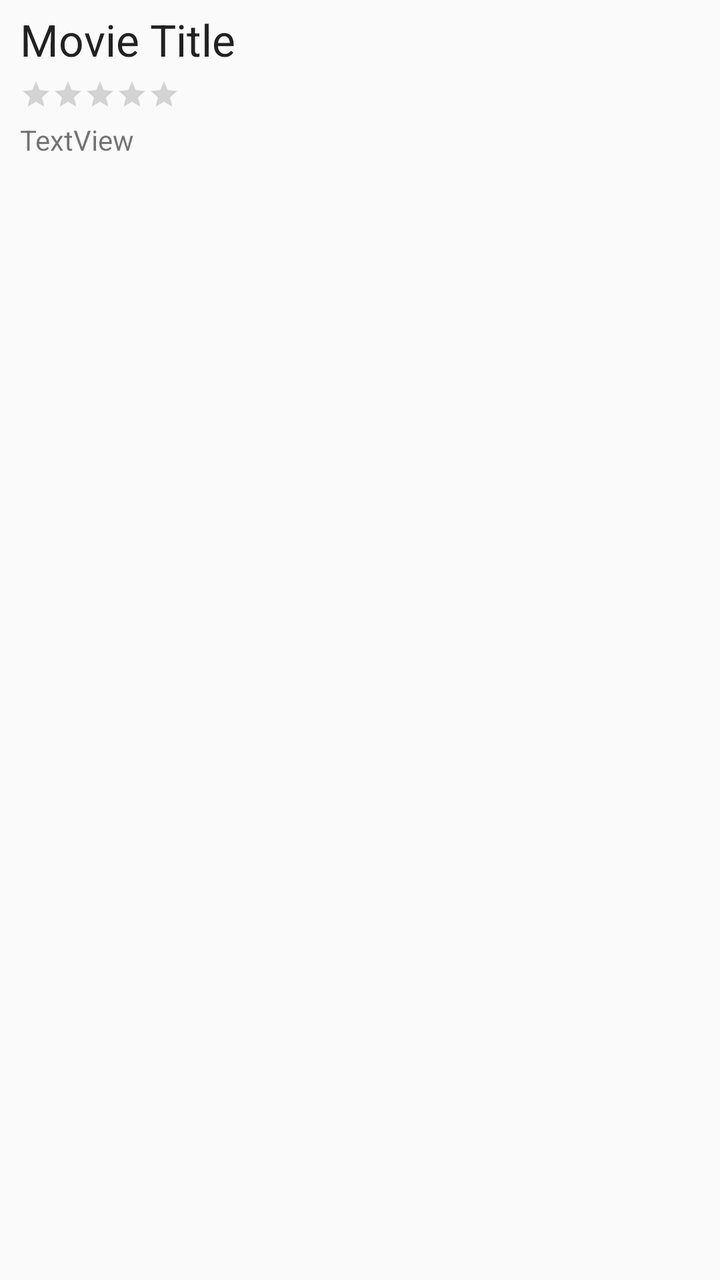
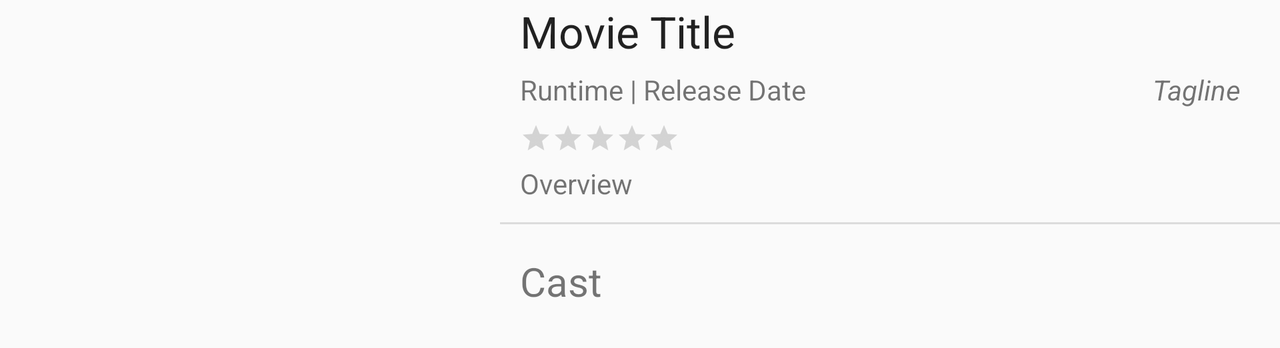

Two renders of one Android screen. The first uses the default layout on a phone; the second uses the alternative layout the repository ships for a different screen configuration, on a matching device. The two XML files are below.
<!-- AndroidManifest.xml: application theme Theme.Flixster -->
<!-- res/layout/activity_movie_details.xml -->
<?xml version="1.0" encoding="utf-8"?>
<RelativeLayout xmlns:android="http://schemas.android.com/apk/res/android"
    xmlns:app="http://schemas.android.com/apk/res-auto"
    xmlns:tools="http://schemas.android.com/tools"
    android:layout_width="match_parent"
    android:layout_height="match_parent"
    android:isScrollContainer="true"
    android:scrollbars="vertical"
    tools:context="com.codepath.flicks.MovieDetailsActivity">

    <TextView
        android:id="@+id/tvTitle"
        android:layout_width="wrap_content"
        android:layout_height="wrap_content"
        android:layout_below="@+id/ivBackdrop"
        android:layout_alignParentStart="true"
        android:layout_alignParentLeft="true"
        android:layout_alignParentEnd="true"
        android:layout_alignParentRight="true"
        android:layout_marginStart="10dp"
        android:layout_marginLeft="5dp"
        android:layout_marginTop="5dp"
        android:layout_marginEnd="10dp"
        android:layout_marginRight="5dp"
        android:text="Movie Title"
        android:textAppearance="@android:style/TextAppearance.Large" />

    <TextView
        android:id="@+id/tvOverview"
        android:layout_width="wrap_content"
        android:layout_height="wrap_content"
        android:layout_below="@+id/rbVoteAverage"
        android:layout_alignParentStart="true"
        android:layout_alignParentLeft="true"
        android:layout_alignParentEnd="true"
        android:layout_alignParentRight="true"
        android:layout_marginStart="10dp"
        android:layout_marginLeft="1dp"
        android:layout_marginTop="5dp"
        android:layout_marginEnd="10dp"
        android:layout_marginRight="0dp"
        android:text="TextView" />

    <RatingBar
        android:id="@+id/rbVoteAverage"
        style="@style/Widget.AppCompat.RatingBar.Small"
        android:layout_width="wrap_content"
        android:layout_height="wrap_content"
        android:layout_below="@+id/tvTitle"
        android:layout_alignParentStart="true"
        android:layout_alignParentLeft="true"
        android:layout_marginStart="10dp"
        android:layout_marginLeft="0dp"
        android:layout_marginTop="5dp"
        android:numStars="5"
        android:stepSize="0.5" />

    <ImageView
        android:id="@+id/ivBackdrop"
        android:layout_width="match_parent"
        android:layout_height="wrap_content"
        android:layout_alignParentStart="true"
        android:layout_alignParentTop="true"
        android:layout_marginTop="0dp"
        tools:srcCompat="@tools:sample/avatars" />
</RelativeLayout>
<!-- resources referenced by this layout -->
<resources>
  <style name="Theme.Flixster" parent="Theme.AppCompat.Light.NoActionBar">
          <item name="windowActionBar">false</item>
          
          <item name="colorPrimary">?attr/colorPrimary</item>
          <item name="colorPrimaryVariant">?attr/colorPrimaryVariant</item>
          <item name="colorOnPrimary">@color/white</item>
          
          <item name="colorSecondary">@color/teal_200</item>
          <item name="colorSecondaryVariant">@color/teal_700</item>
          <item name="colorOnSecondary">@color/black</item>
          
          <item name="android:statusBarColor" tools:targetApi="l">?attr/colorPrimaryVariant</item>
          
      </style>
</resources>
<!-- res/layout-land/activity_movie_details.xml (the repository's variant of the layout above) -->
<!-- drawn on the phone turned sideways -->
<?xml version="1.0" encoding="utf-8"?>
<ScrollView xmlns:android="http://schemas.android.com/apk/res/android"
    xmlns:app="http://schemas.android.com/apk/res-auto"
    xmlns:tools="http://schemas.android.com/tools"
    android:layout_width="match_parent"
    android:layout_height="wrap_content"
    android:isScrollContainer="true"
    android:scrollbars="vertical"
    tools:context="com.codepath.flicks.MovieDetailsActivity">

    <RelativeLayout
        android:layout_width="match_parent"
        android:layout_height="wrap_content">

        <RelativeLayout
            android:layout_width="match_parent"
            android:layout_height="wrap_content"
            android:layout_marginStart="0dp"
            android:layout_toEndOf="@+id/ivBackdrop">

            <TextView
                android:id="@+id/tvTitle"
                android:layout_width="match_parent"
                android:layout_height="wrap_content"
                android:layout_alignParentLeft="true"
                android:layout_alignParentTop="true"
                android:layout_alignParentRight="true"
                android:layout_marginLeft="10dp"
                android:layout_marginTop="1dp"
                android:layout_marginRight="12dp"
                android:text="Movie Title"
                android:textAppearance="@android:style/TextAppearance.Large" />

            <TextView
                android:id="@+id/tvOverview"
                android:layout_width="match_parent"
                android:layout_height="wrap_content"
                android:layout_below="@+id/rbVoteAverage"
                android:layout_alignParentLeft="true"
                android:layout_alignParentEnd="true"
                android:layout_alignParentRight="true"
                android:layout_marginStart="10dp"
                android:layout_marginLeft="10dp"
                android:layout_marginTop="5dp"
                android:layout_marginEnd="10dp"
                android:layout_marginRight="5dp"
                android:layout_toEndOf="@+id/ivBackdrop"
                tools:text="Overview" />

            <RatingBar
                android:id="@+id/rbVoteAverage"
                style="@style/Widget.AppCompat.RatingBar.Small"
                android:layout_width="wrap_content"
                android:layout_height="wrap_content"
                android:layout_below="@+id/tvDetails"
                android:layout_alignParentLeft="true"
                android:layout_marginStart="10dp"
                android:layout_marginLeft="154dp"
                android:layout_marginTop="7dp"
                android:numStars="5"
                android:stepSize="0.5" />

            <TextView
                android:id="@+id/tvDetails"
                android:layout_width="wrap_content"
                android:layout_height="wrap_content"
                android:layout_below="@+id/tvTitle"
                android:layout_marginStart="10dp"
                android:layout_marginTop="5dp"
                android:maxWidth="250dp"
                tools:text="Runtime | Release Date" />

            <TextView
                android:id="@+id/tvTagline"
                android:layout_width="match_parent"
                android:layout_height="wrap_content"
                android:layout_below="@+id/tvTitle"
                android:layout_alignParentEnd="true"
                android:layout_marginStart="10dp"
                android:layout_marginTop="5dp"
                android:layout_marginEnd="20dp"
                android:layout_toEndOf="@+id/tvDetails"
                android:fontFamily="sans-serif-thin"
                android:gravity="center_vertical|end"
                android:textStyle="bold|italic"
                tools:text="Tagline" />

            <androidx.recyclerview.widget.RecyclerView
                android:id="@+id/rvCast"
                android:layout_width="match_parent"
                android:layout_height="wrap_content"
                android:layout_below="@+id/tvCast"
                android:layout_alignParentStart="true"
                android:layout_alignParentEnd="true"
                android:layout_centerHorizontal="true"
                android:layout_marginStart="10dp"
                android:layout_marginTop="10dp"
                android:layout_marginEnd="9dp"
                android:layout_marginBottom="10dp" />

            <TextView
                android:id="@+id/tvCast"
                android:layout_width="match_parent"
                android:layout_height="wrap_content"
                android:layout_below="@+id/divider2"
                android:layout_alignParentStart="true"
                android:layout_centerHorizontal="true"
                android:layout_marginStart="10dp"
                android:layout_marginTop="15dp"
                android:layout_marginEnd="10dp"
                android:text="Cast"
                android:textSize="20sp" />

            <View
                android:id="@+id/divider2"
                android:layout_width="match_parent"
                android:layout_height="1dp"
                android:layout_below="@+id/tvOverview"
                android:layout_alignParentStart="true"
                android:layout_marginStart="0dp"
                android:layout_marginTop="10dp"
                android:background="?android:attr/listDivider" />

        </RelativeLayout>

        <ImageView
            android:id="@+id/ivBackdrop"
            android:layout_width="250dp"
            android:layout_height="wrap_content"
            android:layout_alignParentStart="true"
            android:layout_alignParentTop="true"
            android:layout_marginStart="0dp"
            android:layout_marginTop="0dp"
            tools:srcCompat="@tools:sample/avatars" />

    </RelativeLayout>

</ScrollView>
